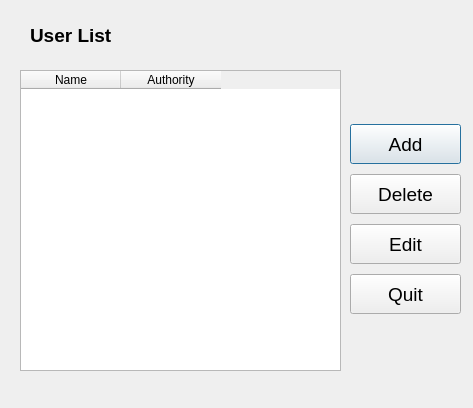
<?xml version="1.0" encoding="UTF-8"?>
<ui version="4.0">
 <class>dialogUser</class>
 <widget class="QDialog" name="dialogUser">
  <property name="windowModality">
   <enum>Qt::NonModal</enum>
  </property>
  <property name="geometry">
   <rect>
    <x>0</x>
    <y>0</y>
    <width>473</width>
    <height>408</height>
   </rect>
  </property>
  <property name="windowTitle">
   <string>Dialog</string>
  </property>
  <widget class="QTableWidget" name="tableWidget">
   <property name="geometry">
    <rect>
     <x>20</x>
     <y>70</y>
     <width>321</width>
     <height>301</height>
    </rect>
   </property>
   <property name="editTriggers">
    <set>QAbstractItemView::NoEditTriggers</set>
   </property>
   <column>
    <property name="text">
     <string>Name</string>
    </property>
   </column>
   <column>
    <property name="text">
     <string>Authority</string>
    </property>
   </column>
  </widget>
  <widget class="QWidget" name="verticalLayoutWidget">
   <property name="geometry">
    <rect>
     <x>350</x>
     <y>120</y>
     <width>111</width>
     <height>201</height>
    </rect>
   </property>
   <layout class="QVBoxLayout" name="verticalLayout">
    <item>
     <widget class="QPushButton" name="btnAdd">
      <property name="minimumSize">
       <size>
        <width>0</width>
        <height>40</height>
       </size>
      </property>
      <property name="font">
       <font>
        <pointsize>14</pointsize>
       </font>
      </property>
      <property name="text">
       <string>Add</string>
      </property>
     </widget>
    </item>
    <item>
     <widget class="QPushButton" name="btnDel">
      <property name="minimumSize">
       <size>
        <width>0</width>
        <height>40</height>
       </size>
      </property>
      <property name="font">
       <font>
        <pointsize>14</pointsize>
       </font>
      </property>
      <property name="text">
       <string>Delete</string>
      </property>
     </widget>
    </item>
    <item>
     <widget class="QPushButton" name="btnEdit">
      <property name="minimumSize">
       <size>
        <width>0</width>
        <height>40</height>
       </size>
      </property>
      <property name="font">
       <font>
        <pointsize>14</pointsize>
       </font>
      </property>
      <property name="text">
       <string>Edit</string>
      </property>
     </widget>
    </item>
    <item>
     <widget class="QPushButton" name="btnQuit">
      <property name="minimumSize">
       <size>
        <width>0</width>
        <height>40</height>
       </size>
      </property>
      <property name="font">
       <font>
        <pointsize>14</pointsize>
       </font>
      </property>
      <property name="text">
       <string>Quit</string>
      </property>
     </widget>
    </item>
   </layout>
  </widget>
  <widget class="QLabel" name="label">
   <property name="geometry">
    <rect>
     <x>30</x>
     <y>20</y>
     <width>131</width>
     <height>31</height>
    </rect>
   </property>
   <property name="font">
    <font>
     <pointsize>14</pointsize>
     <weight>75</weight>
     <bold>true</bold>
    </font>
   </property>
   <property name="text">
    <string>User List</string>
   </property>
  </widget>
 </widget>
 <resources/>
 <connections/>
</ui>
